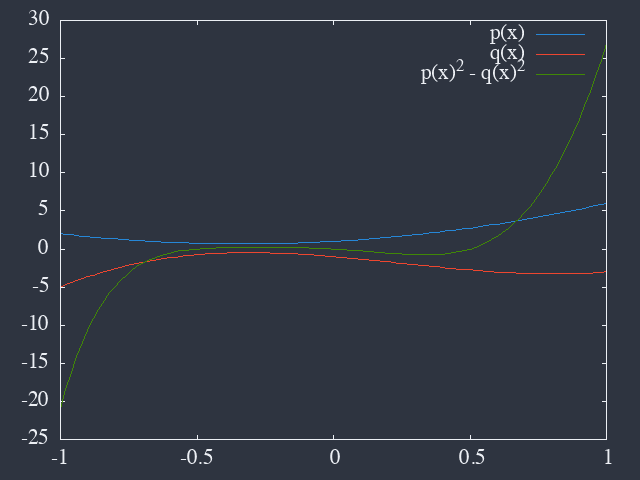

gnuplot code for this plot:
! test -e poly.dat || python3 polynomial.py

set terminal dumb ansi256
plot "poly.dat" u 1:2 w l title "p(x)",\
     "" u 1:3 w l title "q(x)",\
     "" u 1:4 w l title "p(x)^2 - q(x)^2"

call '../../scripts/set-png.gp' 'poly.png'
